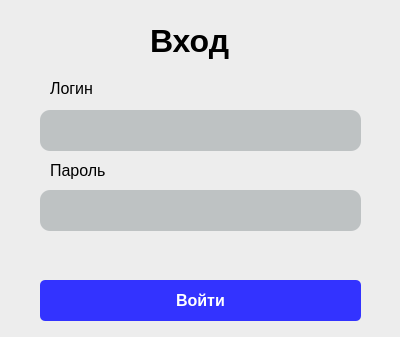
<?xml version="1.0" encoding="UTF-8"?>
<ui version="4.0">
 <class>Form</class>
 <widget class="QWidget" name="Form">
  <property name="geometry">
   <rect>
    <x>0</x>
    <y>0</y>
    <width>400</width>
    <height>337</height>
   </rect>
  </property>
  <property name="windowTitle">
   <string>Form</string>
  </property>
  <property name="styleSheet">
   <string notr="true">QWidget {
	background: rgb(237,237,237);
}</string>
  </property>
  <widget class="QLabel" name="enter_text">
   <property name="geometry">
    <rect>
     <x>150</x>
     <y>20</y>
     <width>81</width>
     <height>41</height>
    </rect>
   </property>
   <property name="styleSheet">
    <string notr="true">QLabel {
	color: black;
	font-weight: bold;
	font-size: 32px;
}</string>
   </property>
   <property name="text">
    <string>Вход</string>
   </property>
  </widget>
  <widget class="QLabel" name="login">
   <property name="geometry">
    <rect>
     <x>50</x>
     <y>80</y>
     <width>91</width>
     <height>16</height>
    </rect>
   </property>
   <property name="styleSheet">
    <string notr="true">QLabel {
	color: black;
	font-size: 16px;
}</string>
   </property>
   <property name="text">
    <string>Логин</string>
   </property>
  </widget>
  <widget class="QLabel" name="password">
   <property name="geometry">
    <rect>
     <x>50</x>
     <y>160</y>
     <width>91</width>
     <height>21</height>
    </rect>
   </property>
   <property name="styleSheet">
    <string notr="true">QLabel {
	color: black;
	font-size: 16px;
}</string>
   </property>
   <property name="text">
    <string>Пароль</string>
   </property>
  </widget>
  <widget class="QLineEdit" name="input_login">
   <property name="geometry">
    <rect>
     <x>40</x>
     <y>110</y>
     <width>321</width>
     <height>41</height>
    </rect>
   </property>
   <property name="styleSheet">
    <string notr="true">QLineEdit {
	background: rgb(190,194,195);
	border-radius: 10px;
	font-size: 16px;
}</string>
   </property>
   <property name="text">
    <string/>
   </property>
  </widget>
  <widget class="QLineEdit" name="input_password">
   <property name="geometry">
    <rect>
     <x>40</x>
     <y>190</y>
     <width>321</width>
     <height>41</height>
    </rect>
   </property>
   <property name="styleSheet">
    <string notr="true">QLineEdit {
	background: rgb(190,194,195);
	border-radius: 10px;
	font-size: 16px;
}</string>
   </property>
  </widget>
  <widget class="QPushButton" name="start_enter">
   <property name="geometry">
    <rect>
     <x>40</x>
     <y>280</y>
     <width>321</width>
     <height>41</height>
    </rect>
   </property>
   <property name="styleSheet">
    <string notr="true">QPushButton {
	color: white;
	background: rgb(51,51,255);
	border-radius: 5px;
	font-weight: bold;
	font-size: 16px;
}</string>
   </property>
   <property name="text">
    <string>Войти</string>
   </property>
  </widget>
  <widget class="QLabel" name="error_text">
   <property name="geometry">
    <rect>
     <x>10</x>
     <y>250</y>
     <width>381</width>
     <height>20</height>
    </rect>
   </property>
   <property name="styleSheet">
    <string notr="true">QLabel {
	color: red;
	font-size: 16px;
}</string>
   </property>
   <property name="text">
    <string/>
   </property>
   <property name="alignment">
    <set>Qt::AlignCenter</set>
   </property>
  </widget>
 </widget>
 <resources/>
 <connections/>
</ui>
